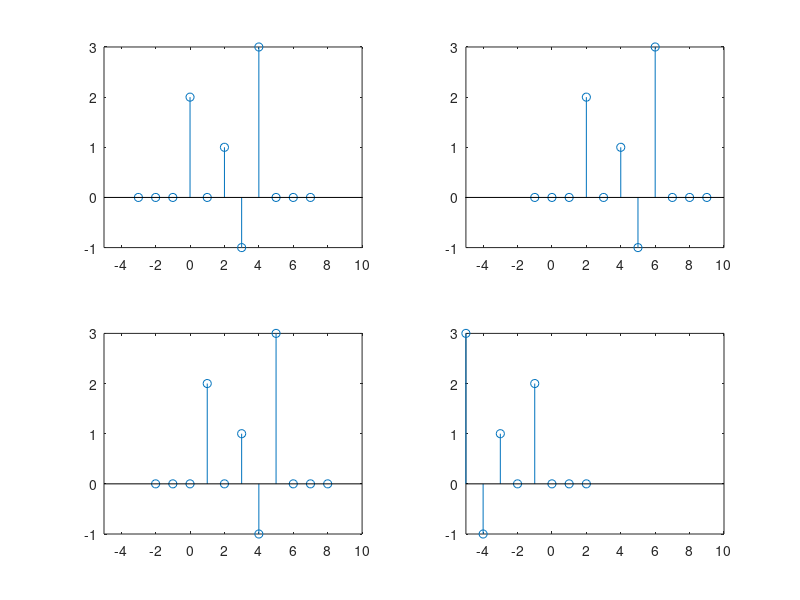

This chart was generated by the following MATLAB code:
subplot(2,2,1)
t=[-3:7];
y=[0 0 0 2 0 1 -1 3 0 0 0 ];
stem(t,y);
axis([-5 10 -1 3]);



%y=x(n-2)
subplot(2,2,2);
t=t+2;
stem(t,y);
axis([-5 10 -1 3]);

%y=x(n+1)
subplot(2,2,3);
t=t-1;
stem(t,y);
axis([-5 10 -1 3]);

%y=x(-n)
subplot(2,2,4);
t=-t;
stem(t,y);
axis([-5 10 -1 3]);